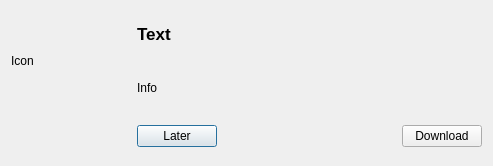
<?xml version="1.0" encoding="UTF-8"?>
<ui version="4.0">
 <class>UpdateDialog</class>
 <widget class="QDialog" name="UpdateDialog">
  <property name="geometry">
   <rect>
    <x>0</x>
    <y>0</y>
    <width>493</width>
    <height>166</height>
   </rect>
  </property>
  <property name="windowTitle">
   <string/>
  </property>
  <layout class="QGridLayout" name="gridLayout">
   <item row="0" column="0" rowspan="2">
    <widget class="QLabel" name="label">
     <property name="sizePolicy">
      <sizepolicy hsizetype="Fixed" vsizetype="Fixed">
       <horstretch>0</horstretch>
       <verstretch>0</verstretch>
      </sizepolicy>
     </property>
     <property name="minimumSize">
      <size>
       <width>100</width>
       <height>100</height>
      </size>
     </property>
     <property name="text">
      <string>Icon</string>
     </property>
    </widget>
   </item>
   <item row="0" column="2">
    <widget class="QLabel" name="textLabel">
     <property name="text">
      <string>&lt;!DOCTYPE HTML PUBLIC &quot;-//W3C//DTD HTML 4.0//EN&quot; &quot;http://www.w3.org/TR/REC-html40/strict.dtd&quot;&gt;
&lt;html&gt;&lt;head&gt;&lt;meta name=&quot;qrichtext&quot; content=&quot;1&quot; /&gt;&lt;style type=&quot;text/css&quot;&gt;
p, li { white-space: pre-wrap; }
&lt;/style&gt;&lt;/head&gt;&lt;body style=&quot; font-family:'Lucida Grande'; font-size:13pt; font-weight:400; font-style:normal;&quot;&gt;
&lt;p style=&quot; margin-top:0px; margin-bottom:0px; margin-left:0px; margin-right:0px; -qt-block-indent:0; text-indent:0px;&quot;&gt;&lt;span style=&quot; font-weight:600;&quot;&gt;Text&lt;/span&gt;&lt;/p&gt;&lt;/body&gt;&lt;/html&gt;</string>
     </property>
    </widget>
   </item>
   <item row="1" column="2">
    <widget class="QLabel" name="infoLabel">
     <property name="text">
      <string>Info</string>
     </property>
    </widget>
   </item>
   <item row="2" column="1">
    <spacer name="verticalSpacer">
     <property name="orientation">
      <enum>Qt::Vertical</enum>
     </property>
     <property name="sizeHint" stdset="0">
      <size>
       <width>20</width>
       <height>29</height>
      </size>
     </property>
    </spacer>
   </item>
   <item row="2" column="2">
    <layout class="QHBoxLayout" name="horizontalLayout">
     <item>
      <widget class="QPushButton" name="laterButton">
       <property name="text">
        <string>Later</string>
       </property>
      </widget>
     </item>
     <item>
      <spacer name="horizontalSpacer">
       <property name="orientation">
        <enum>Qt::Horizontal</enum>
       </property>
       <property name="sizeHint" stdset="0">
        <size>
         <width>40</width>
         <height>20</height>
        </size>
       </property>
      </spacer>
     </item>
     <item>
      <widget class="QPushButton" name="downloadButton">
       <property name="text">
        <string>Download</string>
       </property>
      </widget>
     </item>
    </layout>
   </item>
  </layout>
 </widget>
 <resources/>
 <connections>
  <connection>
   <sender>downloadButton</sender>
   <signal>clicked()</signal>
   <receiver>UpdateDialog</receiver>
   <slot>accept()</slot>
   <hints>
    <hint type="sourcelabel">
     <x>417</x>
     <y>138</y>
    </hint>
    <hint type="destinationlabel">
     <x>486</x>
     <y>93</y>
    </hint>
   </hints>
  </connection>
  <connection>
   <sender>laterButton</sender>
   <signal>clicked()</signal>
   <receiver>UpdateDialog</receiver>
   <slot>reject()</slot>
   <hints>
    <hint type="sourcelabel">
     <x>215</x>
     <y>135</y>
    </hint>
    <hint type="destinationlabel">
     <x>261</x>
     <y>116</y>
    </hint>
   </hints>
  </connection>
 </connections>
</ui>
